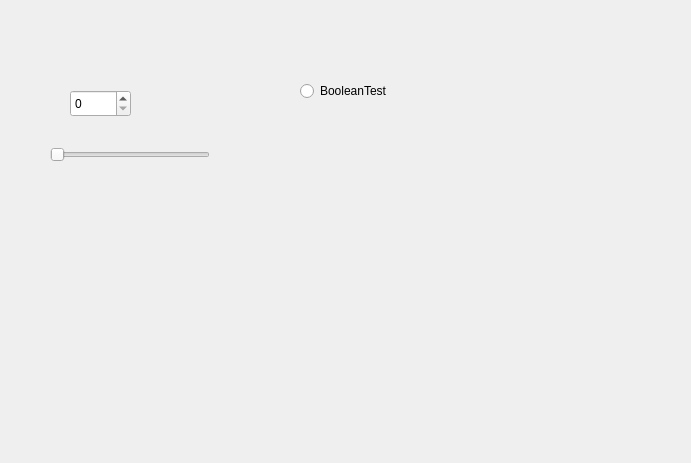
<?xml version="1.0" encoding="UTF-8"?>
<ui version="4.0">
 <class>MainWindow</class>
 <widget class="QMainWindow" name="MainWindow">
  <property name="geometry">
   <rect>
    <x>0</x>
    <y>0</y>
    <width>691</width>
    <height>463</height>
   </rect>
  </property>
  <property name="windowTitle">
   <string>MainWindow</string>
  </property>
  <widget class="QWidget" name="centralwidget">
   <widget class="QSpinBox" name="spinBox">
    <property name="geometry">
     <rect>
      <x>70</x>
      <y>90</y>
      <width>61</width>
      <height>27</height>
     </rect>
    </property>
   </widget>
   <widget class="QSlider" name="horizontalSlider">
    <property name="geometry">
     <rect>
      <x>50</x>
      <y>140</y>
      <width>160</width>
      <height>29</height>
     </rect>
    </property>
    <property name="orientation">
     <enum>Qt::Horizontal</enum>
    </property>
   </widget>
   <widget class="QRadioButton" name="radioButton">
    <property name="geometry">
     <rect>
      <x>300</x>
      <y>80</y>
      <width>117</width>
      <height>22</height>
     </rect>
    </property>
    <property name="text">
     <string>BooleanTest</string>
    </property>
   </widget>
  </widget>
 </widget>
 <resources/>
 <connections/>
</ui>
